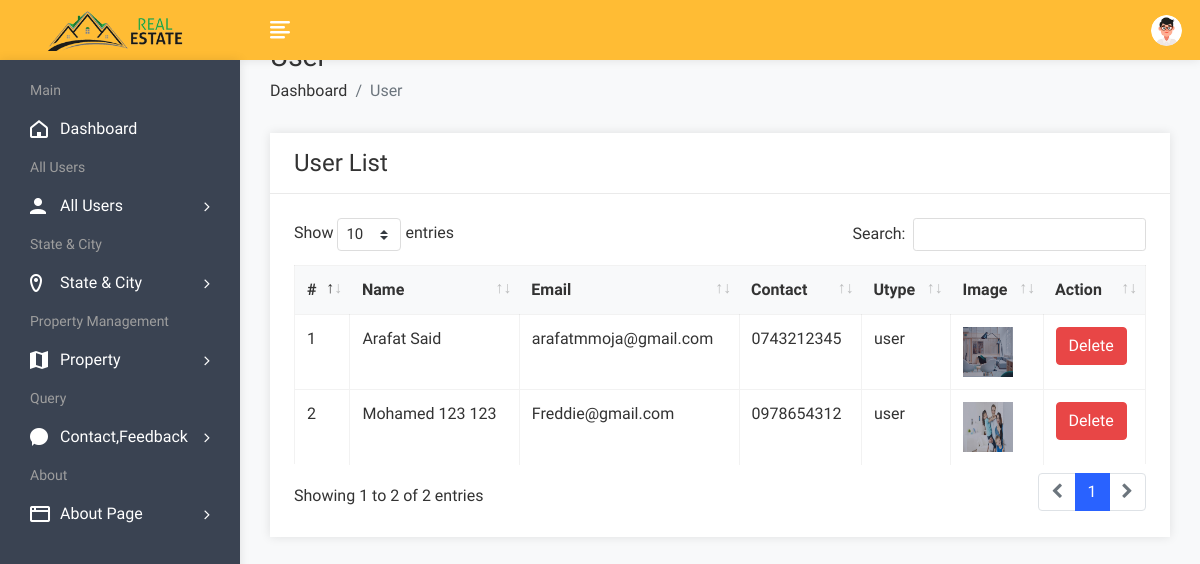
The app's page /admin/userlist.php (signed in) with its own data.
### tables this page shows
CREATE TABLE `user` (
  `uid` int(50) NOT NULL,
  `uname` varchar(100) NOT NULL,
  `uemail` varchar(100) NOT NULL,
  `uphone` varchar(20) NOT NULL,
  `upass` varchar(50) NOT NULL,
  `utype` varchar(50) NOT NULL,
  `uimage` varchar(300) NOT NULL
);

### admin/userlist.php (the view, shortened to what this page needs)
<!DOCTYPE html>
<html lang="en">
<head>
        <link rel="stylesheet" href="assets/css/bootstrap.min.css">
        <link rel="stylesheet" href="assets/css/font-awesome.min.css">
        <link rel="stylesheet" href="assets/css/feathericon.min.css">
		<link rel="stylesheet" href="assets/plugins/datatables/dataTables.bootstrap4.min.css">
		<link rel="stylesheet" href="assets/plugins/datatables/responsive.bootstrap4.min.css">
		<link rel="stylesheet" href="assets/plugins/datatables/select.bootstrap4.min.css">
		<link rel="stylesheet" href="assets/plugins/datatables/buttons.bootstrap4.min.css">
        <link rel="stylesheet" href="assets/css/style.css">
    </head>
    <body>
				<?php include("header.php"); ?>
            <div class="page-wrapper">
                <div class="content container-fluid">
					<div class="page-header">
						<div class="row">
							<div class="col">
								<h3 class="page-title">User</h3>
								<ul class="breadcrumb">
									<li class="breadcrumb-item"><a href="dashboard.php">Dashboard</a></li>
									<li class="breadcrumb-item active">User</li>
								</ul>
							</div>
						</div>
					</div>
					<div class="row">
						<div class="col-sm-12">
							<div class="card">
								<div class="card-header">
									<h4 class="card-title">User List</h4>
								</div>
								<div class="card-body">
									<table id="basic-datatable" class="table table-bordered table-hover">
                                            <thead>
                                                <tr>
                                                    <th>#</th>
                                                    <th>Name</th>
                                                    <th>Email</th>
                                                    <th>Contact</th>
                                                    <th>Utype</th>
													<th>Image</th>
                                                    <th>Action</th>
                                                </tr>
                                            </thead>
                                            <tbody>
											<?php
												$query=mysqli_query($con,"select * from user where utype='user'");
												$cnt=1;
												while($row=mysqli_fetch_row($query))
													{
											?>
                                                <tr>
                                                    <td><?php echo $cnt; ?></td>
                                                    <td><?php echo $row['1']; ?></td>
                                                    <td><?php echo $row['2']; ?></td>
                                                    <td><?php echo $row['3']; ?></td>
                                                    <td><?php echo $row['5']; ?></td>
													<td><img src="user/<?php echo $row['6']; ?>" height="50px" width="50px"></td>
                                                    <td><a href="userdelete.php?id=<?php echo $row['0']; ?>"><button class="btn btn-danger">Delete</button></a></td>
                                                </tr>
                                                <?php
												$cnt=$cnt+1;
												}
												?>
                                            </tbody>
                                        </table>
								</div>
							</div>
						</div>
					</div>
				</div>
			</div>
    </body>
</html>

### records on screen
user: uname "Arafat Said", uemail "arafatmmoja@gmail.com", uphone "0743212345", utype "user", uimage (picture)
user: uname "Mohamed 123 123", uemail "Freddie@gmail.com", uphone "0978654312", utype "user", uimage (picture)
